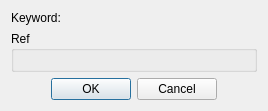
<?xml version="1.0" encoding="UTF-8"?>
<ui version="4.0">
 <class>ObjectReferenceNewLinkedRefDialog</class>
 <widget class="QDialog" name="ObjectReferenceNewLinkedRefDialog">
  <property name="sizePolicy">
   <sizepolicy hsizetype="Preferred" vsizetype="Fixed">
    <horstretch>0</horstretch>
    <verstretch>0</verstretch>
   </sizepolicy>
  </property>
  <property name="windowTitle">
   <string>Add Linked Ref</string>
  </property>
  <layout class="QVBoxLayout" name="verticalLayout">
   <item>
    <layout class="QGridLayout" name="gridLayout">
     <item row="1" column="0" colspan="2">
      <widget class="QGroupBox" name="groupBox">
       <property name="title">
        <string>Ref</string>
       </property>
       <layout class="QGridLayout" name="gridLayout_2">
        <item row="0" column="0">
         <widget class="DKObjectReferencePicker" name="ref"/>
        </item>
       </layout>
      </widget>
     </item>
     <item row="0" column="1">
      <widget class="DKFormPicker" name="keyword"/>
     </item>
     <item row="0" column="0">
      <widget class="QLabel" name="label">
       <property name="text">
        <string>Keyword:</string>
       </property>
       <property name="buddy">
        <cstring>keyword</cstring>
       </property>
      </widget>
     </item>
    </layout>
   </item>
   <item>
    <layout class="QHBoxLayout" name="buttonsLayout">
     <item>
      <spacer name="horizontalSpacer">
       <property name="orientation">
        <enum>Qt::Horizontal</enum>
       </property>
       <property name="sizeHint" stdset="0">
        <size>
         <width>40</width>
         <height>20</height>
        </size>
       </property>
      </spacer>
     </item>
     <item>
      <widget class="QPushButton" name="buttonOK">
       <property name="text">
        <string>OK</string>
       </property>
      </widget>
     </item>
     <item>
      <widget class="QPushButton" name="buttonCancel">
       <property name="text">
        <string>Cancel</string>
       </property>
      </widget>
     </item>
     <item>
      <spacer name="horizontalSpacer_2">
       <property name="orientation">
        <enum>Qt::Horizontal</enum>
       </property>
       <property name="sizeHint" stdset="0">
        <size>
         <width>40</width>
         <height>20</height>
        </size>
       </property>
      </spacer>
     </item>
    </layout>
   </item>
  </layout>
 </widget>
 <customwidgets>
  <customwidget>
   <class>DKFormPicker</class>
   <extends>QWidget</extends>
   <header>widgets/DKFormPicker.h</header>
  </customwidget>
  <customwidget>
   <class>DKObjectReferencePicker</class>
   <extends>QWidget</extends>
   <header>widgets/DKObjectReferencePicker.h</header>
  </customwidget>
 </customwidgets>
 <tabstops>
  <tabstop>keyword</tabstop>
  <tabstop>ref</tabstop>
  <tabstop>buttonOK</tabstop>
  <tabstop>buttonCancel</tabstop>
 </tabstops>
 <resources/>
 <connections/>
</ui>
